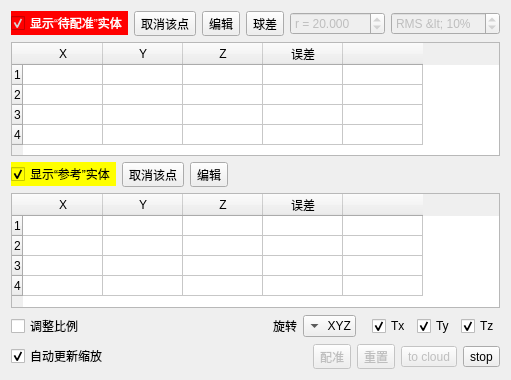
<?xml version="1.0" encoding="UTF-8"?>
<ui version="4.0">
 <class>pointPairRegistrationDlg</class>
 <widget class="QDialog" name="pointPairRegistrationDlg">
  <property name="geometry">
   <rect>
    <x>0</x>
    <y>0</y>
    <width>508</width>
    <height>380</height>
   </rect>
  </property>
  <property name="windowTitle">
   <string>配准点列选取</string>
  </property>
  <layout class="QVBoxLayout" name="verticalLayout">
   <item>
    <layout class="QHBoxLayout" name="horizontalLayout">
     <item>
      <widget class="QCheckBox" name="showAlignedCheckBox">
       <property name="styleSheet">
        <string notr="true">background-color: red; color: white;</string>
       </property>
       <property name="text">
        <string>显示“待配准”实体</string>
       </property>
       <property name="checked">
        <bool>true</bool>
       </property>
      </widget>
     </item>
     <item>
      <widget class="QToolButton" name="unstackAlignToolButton">
       <property name="text">
        <string>取消该点</string>
       </property>
       <property name="icon">
        <iconset resource="../icones.qrc">
         <normaloff>:/CC/images/ccUnstack.png</normaloff>:/CC/images/ccUnstack.png</iconset>
       </property>
      </widget>
     </item>
     <item>
      <widget class="QToolButton" name="typeAlignToolButton">
       <property name="text">
        <string>编辑</string>
       </property>
       <property name="icon">
        <iconset resource="../icones.qrc">
         <normaloff>:/CC/images/ccPencil.png</normaloff>:/CC/images/ccPencil.png</iconset>
       </property>
      </widget>
     </item>
     <item>
      <spacer name="horizontalSpacer">
       <property name="orientation">
        <enum>Qt::Horizontal</enum>
       </property>
       <property name="sizeHint" stdset="0">
        <size>
         <width>40</width>
         <height>20</height>
        </size>
       </property>
      </spacer>
     </item>
     <item>
      <widget class="QToolButton" name="useSphereToolButton">
       <property name="toolTip">
        <string>Pick spheres instead of single points (for clouds only)</string>
       </property>
       <property name="text">
        <string>球差</string>
       </property>
       <property name="icon">
        <iconset resource="../icones.qrc">
         <normaloff>:/CC/images/smallSphere.png</normaloff>:/CC/images/smallSphere.png</iconset>
       </property>
       <property name="checkable">
        <bool>true</bool>
       </property>
      </widget>
     </item>
     <item>
      <widget class="QDoubleSpinBox" name="radiusDoubleSpinBox">
       <property name="enabled">
        <bool>false</bool>
       </property>
       <property name="toolTip">
        <string>search radius (or the spheres radius if you know it)</string>
       </property>
       <property name="prefix">
        <string notr="true">r = </string>
       </property>
       <property name="decimals">
        <number>3</number>
       </property>
       <property name="minimum">
        <double>0.001000000000000</double>
       </property>
       <property name="maximum">
        <double>1000.000000000000000</double>
       </property>
       <property name="value">
        <double>20.000000000000000</double>
       </property>
      </widget>
     </item>
     <item>
      <widget class="QSpinBox" name="maxRmsSpinBox">
       <property name="enabled">
        <bool>false</bool>
       </property>
       <property name="toolTip">
        <string>Max RMS (as a percentage of the radius)</string>
       </property>
       <property name="suffix">
        <string notr="true">%</string>
       </property>
       <property name="prefix">
        <string notr="true">RMS &lt; </string>
       </property>
       <property name="minimum">
        <number>1</number>
       </property>
       <property name="maximum">
        <number>100</number>
       </property>
       <property name="singleStep">
        <number>1</number>
       </property>
       <property name="value">
        <number>10</number>
       </property>
      </widget>
     </item>
    </layout>
   </item>
   <item>
    <widget class="QTableWidget" name="alignedPointsTableWidget">
     <property name="editTriggers">
      <set>QAbstractItemView::NoEditTriggers</set>
     </property>
     <property name="showDropIndicator" stdset="0">
      <bool>false</bool>
     </property>
     <property name="selectionMode">
      <enum>QAbstractItemView::NoSelection</enum>
     </property>
     <attribute name="horizontalHeaderDefaultSectionSize">
      <number>80</number>
     </attribute>
     <attribute name="verticalHeaderDefaultSectionSize">
      <number>20</number>
     </attribute>
     <row>
      <property name="text">
       <string notr="true">1</string>
      </property>
     </row>
     <row>
      <property name="text">
       <string notr="true">2</string>
      </property>
     </row>
     <row>
      <property name="text">
       <string notr="true">3</string>
      </property>
     </row>
     <row>
      <property name="text">
       <string notr="true">4</string>
      </property>
     </row>
     <column>
      <property name="text">
       <string notr="true">X</string>
      </property>
     </column>
     <column>
      <property name="text">
       <string notr="true">Y</string>
      </property>
     </column>
     <column>
      <property name="text">
       <string notr="true">Z</string>
      </property>
     </column>
     <column>
      <property name="text">
       <string>误差</string>
      </property>
     </column>
     <column>
      <property name="text">
       <string/>
      </property>
     </column>
    </widget>
   </item>
   <item>
    <layout class="QHBoxLayout" name="horizontalLayout_3">
     <item>
      <widget class="QCheckBox" name="showReferenceCheckBox">
       <property name="styleSheet">
        <string notr="true">background-color: yellow;</string>
       </property>
       <property name="text">
        <string>显示“参考”实体</string>
       </property>
       <property name="checked">
        <bool>true</bool>
       </property>
      </widget>
     </item>
     <item>
      <widget class="QToolButton" name="unstackRefToolButton">
       <property name="text">
        <string>取消该点</string>
       </property>
       <property name="icon">
        <iconset resource="../icones.qrc">
         <normaloff>:/CC/images/ccUnstack.png</normaloff>:/CC/images/ccUnstack.png</iconset>
       </property>
      </widget>
     </item>
     <item>
      <widget class="QToolButton" name="typeRefToolButton">
       <property name="text">
        <string>编辑</string>
       </property>
       <property name="icon">
        <iconset resource="../icones.qrc">
         <normaloff>:/CC/images/ccPencil.png</normaloff>:/CC/images/ccPencil.png</iconset>
       </property>
      </widget>
     </item>
     <item>
      <spacer name="horizontalSpacer_2">
       <property name="orientation">
        <enum>Qt::Horizontal</enum>
       </property>
       <property name="sizeHint" stdset="0">
        <size>
         <width>40</width>
         <height>20</height>
        </size>
       </property>
      </spacer>
     </item>
    </layout>
   </item>
   <item>
    <widget class="QTableWidget" name="refPointsTableWidget">
     <property name="editTriggers">
      <set>QAbstractItemView::NoEditTriggers</set>
     </property>
     <property name="showDropIndicator" stdset="0">
      <bool>false</bool>
     </property>
     <property name="selectionMode">
      <enum>QAbstractItemView::NoSelection</enum>
     </property>
     <attribute name="horizontalHeaderDefaultSectionSize">
      <number>80</number>
     </attribute>
     <attribute name="verticalHeaderDefaultSectionSize">
      <number>20</number>
     </attribute>
     <row>
      <property name="text">
       <string notr="true">1</string>
      </property>
     </row>
     <row>
      <property name="text">
       <string notr="true">2</string>
      </property>
     </row>
     <row>
      <property name="text">
       <string notr="true">3</string>
      </property>
     </row>
     <row>
      <property name="text">
       <string notr="true">4</string>
      </property>
     </row>
     <column>
      <property name="text">
       <string notr="true">X</string>
      </property>
     </column>
     <column>
      <property name="text">
       <string notr="true">Y</string>
      </property>
     </column>
     <column>
      <property name="text">
       <string notr="true">Z</string>
      </property>
     </column>
     <column>
      <property name="text">
       <string>误差</string>
      </property>
     </column>
     <column>
      <property name="text">
       <string/>
      </property>
     </column>
    </widget>
   </item>
   <item>
    <layout class="QHBoxLayout" name="horizontalLayout_4">
     <item>
      <widget class="QCheckBox" name="adjustScaleCheckBox">
       <property name="text">
        <string>调整比例</string>
       </property>
      </widget>
     </item>
     <item>
      <spacer name="horizontalSpacer_4">
       <property name="orientation">
        <enum>Qt::Horizontal</enum>
       </property>
       <property name="sizeHint" stdset="0">
        <size>
         <width>40</width>
         <height>20</height>
        </size>
       </property>
      </spacer>
     </item>
     <item>
      <widget class="QLabel" name="label">
       <property name="sizePolicy">
        <sizepolicy hsizetype="Maximum" vsizetype="Preferred">
         <horstretch>0</horstretch>
         <verstretch>0</verstretch>
        </sizepolicy>
       </property>
       <property name="text">
        <string>旋转</string>
       </property>
       <property name="alignment">
        <set>Qt::AlignRight|Qt::AlignTrailing|Qt::AlignVCenter</set>
       </property>
      </widget>
     </item>
     <item>
      <widget class="QComboBox" name="rotComboBox">
       <property name="sizePolicy">
        <sizepolicy hsizetype="Preferred" vsizetype="Fixed">
         <horstretch>0</horstretch>
         <verstretch>0</verstretch>
        </sizepolicy>
       </property>
       <property name="toolTip">
        <string>Constrains the rotation around a single axis (warning: experimental)</string>
       </property>
       <property name="layoutDirection">
        <enum>Qt::RightToLeft</enum>
       </property>
       <item>
        <property name="text">
         <string notr="true">XYZ</string>
        </property>
       </item>
       <item>
        <property name="text">
         <string notr="true">X</string>
        </property>
       </item>
       <item>
        <property name="text">
         <string notr="true">Y</string>
        </property>
       </item>
       <item>
        <property name="text">
         <string notr="true">Z</string>
        </property>
       </item>
      </widget>
     </item>
     <item>
      <spacer name="horizontalSpacer_5">
       <property name="orientation">
        <enum>Qt::Horizontal</enum>
       </property>
       <property name="sizeType">
        <enum>QSizePolicy::Fixed</enum>
       </property>
       <property name="sizeHint" stdset="0">
        <size>
         <width>10</width>
         <height>20</height>
        </size>
       </property>
      </spacer>
     </item>
     <item>
      <widget class="QCheckBox" name="TxCheckBox">
       <property name="sizePolicy">
        <sizepolicy hsizetype="Maximum" vsizetype="Fixed">
         <horstretch>0</horstretch>
         <verstretch>0</verstretch>
        </sizepolicy>
       </property>
       <property name="toolTip">
        <string>Constrains the translation along particular axes (warning: experimental)</string>
       </property>
       <property name="text">
        <string notr="true">Tx</string>
       </property>
       <property name="checked">
        <bool>true</bool>
       </property>
      </widget>
     </item>
     <item>
      <widget class="QCheckBox" name="TyCheckBox">
       <property name="sizePolicy">
        <sizepolicy hsizetype="Maximum" vsizetype="Fixed">
         <horstretch>0</horstretch>
         <verstretch>0</verstretch>
        </sizepolicy>
       </property>
       <property name="toolTip">
        <string>Constrains the translation along particular axes (warning: experimental)</string>
       </property>
       <property name="text">
        <string notr="true">Ty</string>
       </property>
       <property name="checked">
        <bool>true</bool>
       </property>
      </widget>
     </item>
     <item>
      <widget class="QCheckBox" name="TzCheckBox">
       <property name="sizePolicy">
        <sizepolicy hsizetype="Maximum" vsizetype="Fixed">
         <horstretch>0</horstretch>
         <verstretch>0</verstretch>
        </sizepolicy>
       </property>
       <property name="toolTip">
        <string>Constrains the translation along particular axes (warning: experimental)</string>
       </property>
       <property name="text">
        <string notr="true">Tz</string>
       </property>
       <property name="checked">
        <bool>true</bool>
       </property>
      </widget>
     </item>
    </layout>
   </item>
   <item>
    <layout class="QHBoxLayout" name="horizontalLayout_2">
     <item>
      <widget class="QCheckBox" name="autoZoomCheckBox">
       <property name="text">
        <string>自动更新缩放</string>
       </property>
       <property name="checked">
        <bool>true</bool>
       </property>
      </widget>
     </item>
     <item>
      <spacer name="horizontalSpacer_3">
       <property name="orientation">
        <enum>Qt::Horizontal</enum>
       </property>
       <property name="sizeHint" stdset="0">
        <size>
         <width>40</width>
         <height>20</height>
        </size>
       </property>
      </spacer>
     </item>
     <item>
      <widget class="QToolButton" name="alignToolButton">
       <property name="enabled">
        <bool>false</bool>
       </property>
       <property name="minimumSize">
        <size>
         <width>0</width>
         <height>22</height>
        </size>
       </property>
       <property name="text">
        <string>配准</string>
       </property>
      </widget>
     </item>
     <item>
      <widget class="QToolButton" name="resetToolButton">
       <property name="enabled">
        <bool>false</bool>
       </property>
       <property name="text">
        <string>重置</string>
       </property>
      </widget>
     </item>
     <item>
      <widget class="QToolButton" name="validToolButton">
       <property name="enabled">
        <bool>false</bool>
       </property>
       <property name="statusTip">
        <string>Convert list to new cloud (and close dialog)</string>
       </property>
       <property name="whatsThis">
        <string>Convert list to new cloud (and close dialog)</string>
       </property>
       <property name="text">
        <string>to cloud</string>
       </property>
       <property name="icon">
        <iconset resource="../icones.qrc">
         <normaloff>:/CC/images/smallValidate.png</normaloff>:/CC/images/smallValidate.png</iconset>
       </property>
      </widget>
     </item>
     <item>
      <widget class="QToolButton" name="cancelToolButton">
       <property name="toolTip">
        <string>Close dialog (list will be lost)</string>
       </property>
       <property name="statusTip">
        <string>Close dialog (list will be lost)</string>
       </property>
       <property name="text">
        <string>stop</string>
       </property>
       <property name="icon">
        <iconset resource="../icones.qrc">
         <normaloff>:/CC/images/smallCancel.png</normaloff>:/CC/images/smallCancel.png</iconset>
       </property>
      </widget>
     </item>
    </layout>
   </item>
  </layout>
 </widget>
 <resources>
  <include location="../icones.qrc"/>
 </resources>
 <connections>
  <connection>
   <sender>showReferenceCheckBox</sender>
   <signal>toggled(bool)</signal>
   <receiver>unstackRefToolButton</receiver>
   <slot>setEnabled(bool)</slot>
   <hints>
    <hint type="sourcelabel">
     <x>72</x>
     <y>152</y>
    </hint>
    <hint type="destinationlabel">
     <x>153</x>
     <y>152</y>
    </hint>
   </hints>
  </connection>
  <connection>
   <sender>showAlignedCheckBox</sender>
   <signal>toggled(bool)</signal>
   <receiver>unstackAlignToolButton</receiver>
   <slot>setEnabled(bool)</slot>
   <hints>
    <hint type="sourcelabel">
     <x>66</x>
     <y>20</y>
    </hint>
    <hint type="destinationlabel">
     <x>140</x>
     <y>20</y>
    </hint>
   </hints>
  </connection>
  <connection>
   <sender>useSphereToolButton</sender>
   <signal>toggled(bool)</signal>
   <receiver>radiusDoubleSpinBox</receiver>
   <slot>setEnabled(bool)</slot>
   <hints>
    <hint type="sourcelabel">
     <x>248</x>
     <y>20</y>
    </hint>
    <hint type="destinationlabel">
     <x>322</x>
     <y>20</y>
    </hint>
   </hints>
  </connection>
  <connection>
   <sender>useSphereToolButton</sender>
   <signal>toggled(bool)</signal>
   <receiver>maxRmsSpinBox</receiver>
   <slot>setEnabled(bool)</slot>
   <hints>
    <hint type="sourcelabel">
     <x>186</x>
     <y>20</y>
    </hint>
    <hint type="destinationlabel">
     <x>337</x>
     <y>20</y>
    </hint>
   </hints>
  </connection>
 </connections>
</ui>
